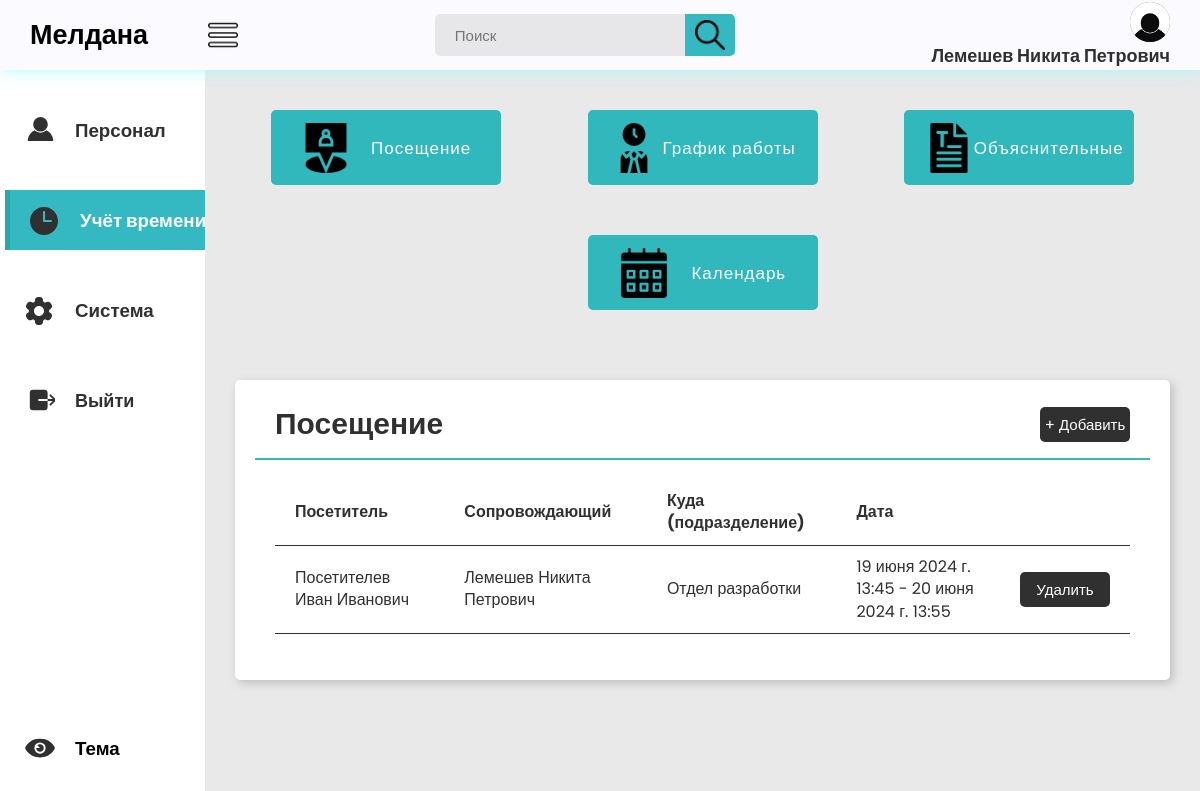
The page /clock/ (signed in) on the database its author committed.
### main/models.py (models this page shows, shortened)
class Staff(AbstractBaseUser, PermissionsMixin):
    id = models.UUIDField(primary_key=True, editable=False, default=uuid.uuid4)
    fio = models.CharField(max_length=150, verbose_name='ФИО')
    email = models.EmailField(max_length=254, unique=True, verbose_name='E-mail')
    phone_number = models.CharField(max_length=12, unique=True, null=True, blank=True, verbose_name='Номер телефона')
    dob = models.DateField(null=True, blank=True, verbose_name='Дата рождения')
    employee_slug = models.SlugField(max_length=150, unique=True, blank=True, null=True, verbose_name='URL')
    date_join = models.DateTimeField(verbose_name='Дата регистрации', auto_now_add=True)
    last_login = models.DateTimeField(verbose_name='Дата последнего входа', auto_now=True)
    is_admin = models.BooleanField(default=False)
    is_staff = models.BooleanField(default=True)
    is_superuser = models.BooleanField(default=False)
    image = models.ImageField(upload_to='personal_photo', null=True, blank=True, verbose_name='Фотография')
    division = models.ForeignKey(Divisions, on_delete=models.SET_NULL, null=True, blank=True, verbose_name='Подразделение')
    time = models.ForeignKey(WorkSchedule, on_delete=models.SET_NULL, null=True, blank=True, verbose_name='Тип графика')
    post = models.ForeignKey(Posts, on_delete=models.SET_NULL, null=True, blank=True, verbose_name='Должность')
    pattern = models.ForeignKey(Patterns, on_delete=models.SET_NULL, null=True, blank=True, verbose_name='Шаблон доступа')
    objects = CustomUserManager()
    USERNAME_FIELD = 'email'
    REQUIRED_FIELDS = ['fio']
    class Meta:
        verbose_name = 'Персонал'
        verbose_name_plural = 'Сотрудники'
    def __str__(self):
        return self.fio

class Visiting(models.Model):
    id = models.UUIDField(primary_key=True, editable=False, default=uuid.uuid4)
    visitor = models.CharField(max_length=150, verbose_name='Посетитель')
    start_date = models.DateTimeField(blank=True, null=True, verbose_name='Временный пропуск с:')
    end_date = models.DateTimeField(blank=True, null=True, verbose_name='Временный пропуск по:')
    visitor_slug = models.SlugField(max_length=150, unique=True, blank=True, null=True, verbose_name='URL')
    maintainer = models.ForeignKey(Staff, on_delete=models.SET_NULL, null=True,
                                   blank=True,
                                   verbose_name='Сопровождающий')
    division = models.ForeignKey(Divisions, on_delete=models.SET_NULL, default='Отдел логистики', null=True,
                                 blank=True,
                                 verbose_name='Подразделение')
    class Meta:
        verbose_name = 'Посетителя'
        verbose_name_plural = 'Посещения'

class Divisions(models.Model):
    DIVISIONS = [
        ('Руководство', 'Руководство'),
        ('Отдел разработки', 'Отдел разработки'),
        ('Отдел бухгалтерии', 'Отдел бухгалтерии'),
        ('Отдел экономики', 'Отдел экономики'),
    ]
    id = models.UUIDField(primary_key=True, editable=False, default=uuid.uuid4)
    division = models.CharField(max_length=75, choices=DIVISIONS, default="ГД", verbose_name='Подразделение')
    division_number = models.CharField(max_length=12, blank=True, null=True, verbose_name='Подразделение - телефон')
    division_description = models.CharField(max_length=100, blank=True, null=True,
                                            verbose_name='Описание подразделения')
    division_slug = models.SlugField(max_length=150, unique=True, blank=True, null=True, verbose_name='URL')
    class Meta:
        verbose_name = 'Подразделение'
        verbose_name_plural = 'Подразделения'
    def __str__(self):
        return self.division

### main/views.py (the view)
# urls.py: path('clock/', views.acms_clock, name='acms_clock'),
@user_passes_test(superuser_check, login_url='/404')
def acms_clock(request):
    visitor = Visiting.objects.all()
    notes = ExplanatoryNotes.objects.all()
    workschedule = WorkSchedule.objects.all()
    context = {
        "visitor": visitor,
        "workschedule": workschedule,
        "notes": notes,
    }
    return render(request, 'acms_page/clock.html', context)

### main/views.py (called while the page is built)
def superuser_check(user):
    return user.is_superuser

### templates/acms_page/clock.html (shortened to what this page needs)
{% extends "acms_page/base.html" %}
{% load static %}
{% block nav1 %}"nav-option option2"{% endblock %}
{% block nav2 %}"nav-option option1"{% endblock %}
{% block nav4 %}"nav-option option4"{% endblock %}
{% block search %}
    <div class="searchbar">
        <input type="text"
               placeholder="Поиск">
        <div class="searchbtn">
            <img src= "{% static 'img/search.png' %}"
                 class="icn srchicn"
                 alt="search-icon">
        </div>
    </div>
{% endblock %}
{% block main %}
        <div class="main">
            <div class="box-container">
                <label for="tab1" role="button">
                    <div class="box box1">
                        <img src="{% static 'img/time/visit.png' %}" alt="Views">
                        <div class="text">
                            <h2 class="topic">Посещение</h2>
                        </div>
                    </div>
                </label>
                <label for="tab2" role="button">
                    <div class="box box2">
                        <img src="{% static 'img/personal/work_gr.png' %}" alt="likes">
                        <div class="text">
                            <h2 class="topic">График работы</h2>
                        </div>
                    </div>
                </label>
                <label for="tab3" role="button">
                    <div class="box box3">
                        <img src="{% static 'img/time/doc_per.png' %}" alt="comments">
                        <div class="text">
                            <h2 class="topic">Объяснительные</h2>
                        </div>
                    </div>
                </label>
                <label for="tab4" role="button">
                    <div class="box box3">
                        <img src="{% static 'img/time/calendar.png' %}" alt="comments">
                        <div class="text">
                            <h2 class="topic">Календарь</h2>
                        </div>
                    </div>
                </label>
            </div>
            <div class="content">
                <section id="tab1-content">
                    <div class="report-container">
                        <div class="report-header">
                            <h1 class="recent-Articles">Посещение</h1>
                            <div class="button-grid">
                                <a href="{% url 'main:add_visitor' %}"><button class="view">+ Добавить</button></a>
                            </div>
                        </div>
                        <div class="report-body">
                            <table>
                                <thead>
                                    <tr>
                                        <th>Посетитель</th>
                                        <th>Сопровождающий</th>
                                        <th>Куда (подразделение)</th>
                                        <th>Дата</th>
                                    </tr>
                                </thead>
                                <tbody>
                                    {% for visit in visitor %}
                                        <tr onclick="window.location.href='{% url 'main:visitor_detail' visit.visitor_slug %}'" style="cursor:pointer;">
                                            <td>{{ visit.visitor }}</td>
                                            <td>{{ visit.maintainer }}</td>
                                            <td>{{ visit.division }}</td>
                                            <td>{{ visit.start_date }} - {{ visit.end_date }}</td>
                                            <td>
                                                <form action="{% url 'main:delete_visitor' visit.id %}" method="post">
                                                    <button class="view" type="submit" onclick="return confirm('Вы уверены, что хотите удалить посетителя?')">Удалить</button>
                                                </form>
                                            </td>
                                        </tr>
                                    {% endfor %}
                                </tbody>
                            </table>
                        </div>
                    </div>
                </section>
            </div>
        </div>
{% endblock %}

### templates/acms_page/base.html (shortened to what this page needs)
{% load static %}
<!DOCTYPE html>
<html lang="en">
<head>
    <link rel="stylesheet"
          href="{% static 'css/style.css'%}">
    <link rel="stylesheet"
          href="{% static 'css/responsive.css'%}">
</head>
<body class="light-theme">
    <header>
        <div class="logosec">
            <div class="logo">Мелдана</div>
            <img src="{% static 'img/menu.png' %}"
                class="icn menuicn"
                id="menuicn"
                alt="menu-icon">
        </div>
        {% block search %}
        {% endblock %}
        <a href="{% url 'main:user_info' %}">
            <div class="message">
                <div class="dp">
                    {% if user.is_authenticated %}
                         <img src= "{{ user.image.url }}"
                              class="dpicn"
                              alt="dp">
                    {% endif %}
                  </div>
                {% if user.is_authenticated %}
                    <h3 class="re">{{ user.fio }}</h3>
                {% endif %}
            </div>
        </a>
    </header>
    <div class="main-container">
        <div class="navcontainer">
            <nav class="nav">
                <div class="nav-upper-options">
                    <a href="{% url 'main:acms_personal' %}">
                    <div class={% block nav1%}{% endblock %}>
                        <h3> Персонал</h3>
                    </div>
                    </a>
                    <a href="{% url 'main:acms_clock' %}">
                    <div class={% block nav2%}{% endblock %} id="clock">
                        <h3>Учёт времени</h3>
                    </div>
                    </a>
                    <a href="{% url 'main:acms_settings' %}">
                    <div class={% block nav4%}{% endblock %}>
                        <h3>Система</h3>
                    </div>
                    </a>
                        <form action="{% url 'main:logout' %}" method="post">
                            <button id='tre' class='nav-option1' type="submit"><h3 class="re">Выйти</h3></button>
                        </form>
                </div>
                <div class="nav-option" id="themeToggle">
                    <h3>Тема</h3>
                </div>
            </nav>
        </div>
        {% block main %}
        {% endblock %}
    </div>
</body>
</html>

### templates/acms_page/base.html (style rules this page uses)
.nav-option1 { width: 250px; height: 60px; display: flex; align-items: center; padding: 0 30px 0 20px; gap: 20px; transition: all 0.1s ease-in-out; background-color: var(--background-color2); border: none; }
.re { font-family: "Poppins", sans-serif; font-size: 18px; color: var(--a-color); }

### rows shown on the page
Staff: image (picture), fio "Лемешев Никита Петрович"
Visiting: visitor "Посетителев Иван Иванович", maintainer "Лемешев Никита Петрович", division "Отдел разработки", start_date "19 июня 2024 г. 13:45", end_date "20 июня 2024 г. 13:55"
